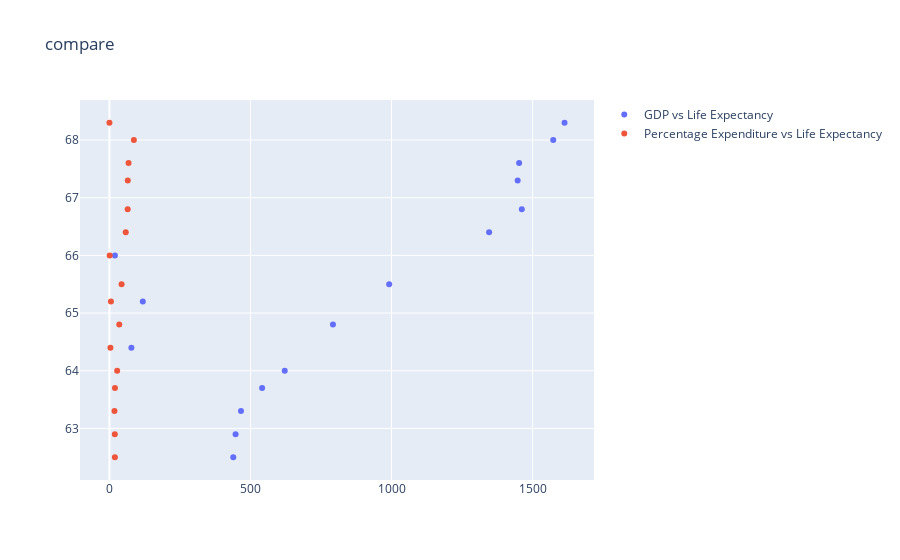

The notebook cell saved with this chart:
### Code cell
#GDP has been constantly increasing and percentage expenditure also shows somewhat increasing trend.
trace_1=go.Scatter(
    x=d['GDP'],
    y=d['Life expectancy '],
    mode="markers",
    name= 'GDP vs Life Expectancy'
)
trace_2=go.Scatter(
    x=d['percentage expenditure'],
    y=d['Life expectancy '],
    mode="markers",
    name= 'Percentage Expenditure vs Life Expectancy'
)
data_vis=[trace_1 ,trace_2]

layout= dict(
        title="compare"
)
fig = dict(data=data_vis,layout=layout)
iplot(fig,filename="hello")

### Figure 1 — Plotly figure (JSON) as saved in the notebook; plotly's stock layout.template omitted (floating-point values rounded to 4 significant figures)
{"data": [{"mode": "markers", "name": "GDP vs Life Expectancy", "type": "scatter", "x": [1613.0, 1573.0, 1452.0, 1447.0, 1462.0, 1346.0, 19.32, 991.5, 118.2, 792.3, 77.82, 621.3, 541.1, 466.3, 447.1, 438.9], "y": [68.3, 68, 67.6, 67.3, 66.8, 66.4, 66, 65.5, 65.2, 64.8, 64.4, 64, 63.7, 63.3, 62.9, 62.5]}, {"mode": "markers", "name": "Percentage Expenditure vs Life Expectancy", "type": "scatter", "x": [0, 86.52, 67.67, 64.97, 64.61, 57.73, 0.8442, 43.03, 5.235, 34.86, 3.51, 27.34, 19.48, 17.81, 19.0, 19.27], "y": [68.3, 68, 67.6, 67.3, 66.8, 66.4, 66, 65.5, 65.2, 64.8, 64.4, 64, 63.7, 63.3, 62.9, 62.5]}], "layout": {"title": {"text": "compare"}}}
